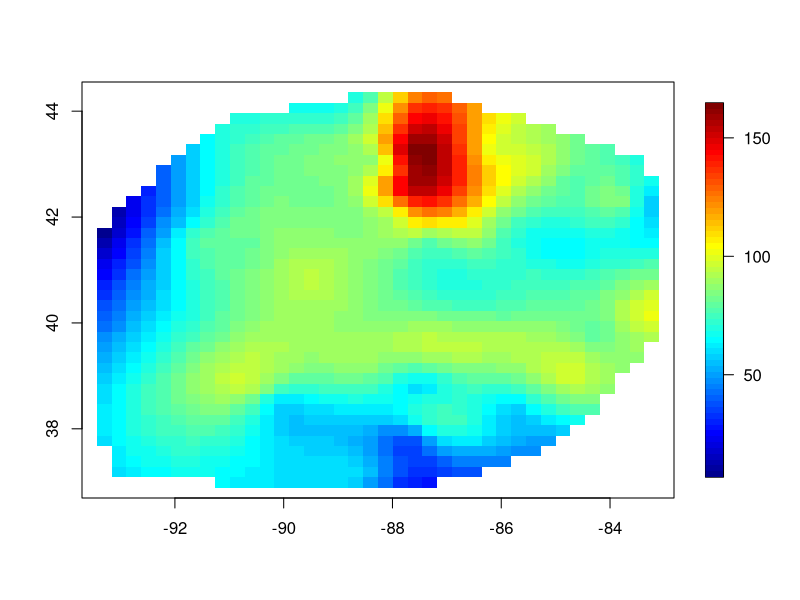
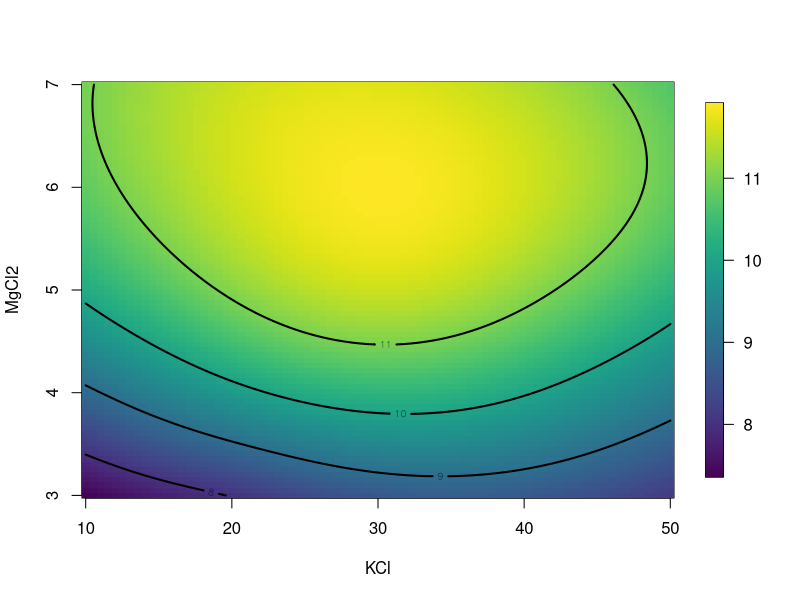
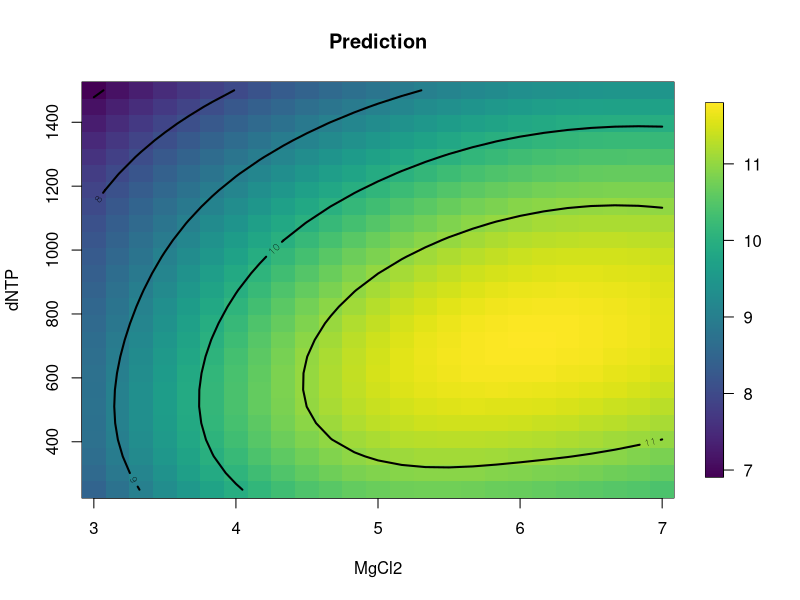
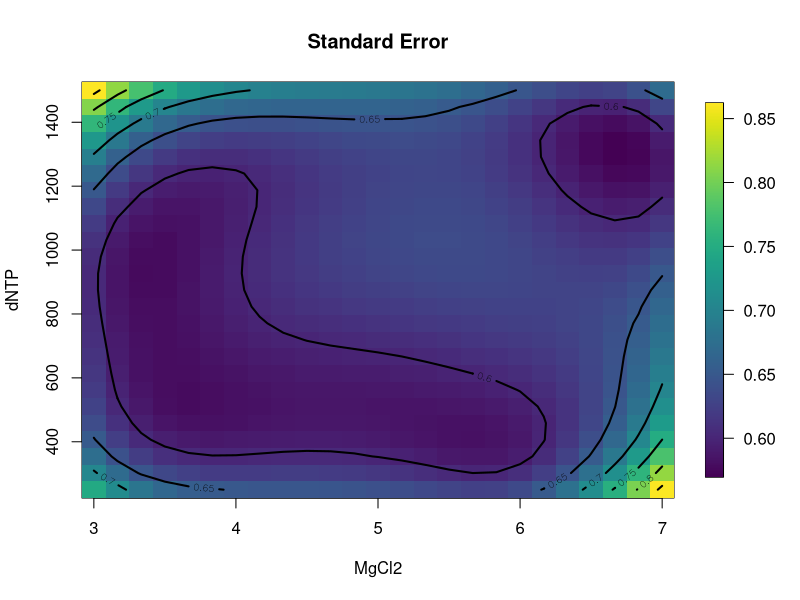
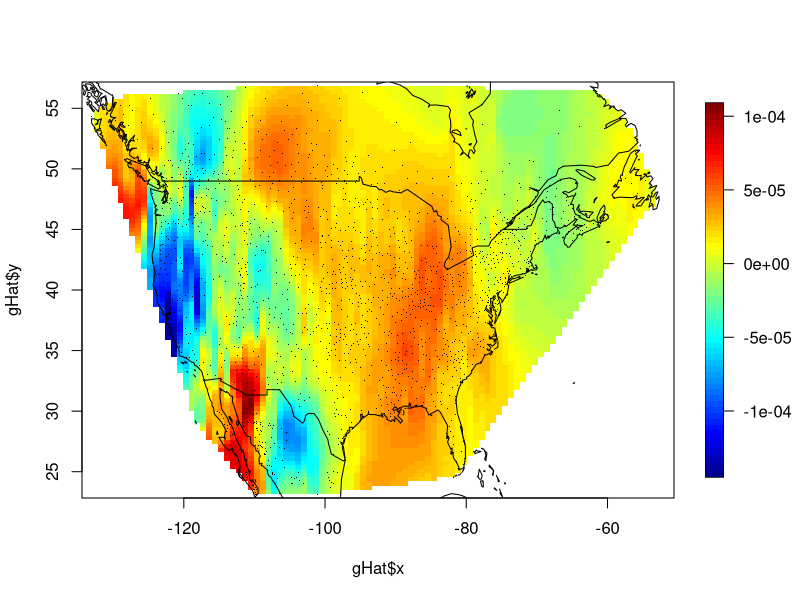

The R script that drew these images, in order:
## ---- chunk 1
knitr::opts_chunk$set(
  collapse = TRUE,
  comment = "#>",
  fig.width = 7, 
  fig.height = 5
)
## ---- chunk 2
library(fields)
## ---- chunk 3
data(ozone2)

x <- ozone2$lon.lat
y <- ozone2$y[16, ]

obj <- Tps(x, y)
# obj<- spatialProcess(x,y) # or try the alternative model:

fit <- predictSurface(obj, nx = 40, ny = 40)
str(fit)
imagePlot(fit)

# predicting a 2d surface holding other variables fixed.
fit <- Tps(BD[, 1:4], BD$lnya) # fit surface to data

# evaluate fitted surface for  first two
# variables holding other two fixed at median values

out.p <- predictSurface(fit)
surface(out.p, type = "C")

# plot surface for second and fourth variables
# on specific grid.
glist <- list(
  KCL = 29.77, MgCl2 = seq(3, 7, , 25), KPO4 = 32.13,
  dNTP = seq(250, 1500, length.out = 25)
)

out.p <- predictSurface(fit, glist)
surface(out.p, type = "C"); title("Prediction")

out.p <- predictSurfaceSE(fit, glist)
surface(out.p, type = "C"); title("Standard Error")
## ---- chunk 4
## Not run:
data(NorthAmericanRainfall)

x <- cbind(
  NorthAmericanRainfall$longitude,
  NorthAmericanRainfall$latitude
)
y <- log10(NorthAmericanRainfall$precip)

mKrigObject <- mKrig(x, log10(y),
  lambda = .024,
  cov.args = list(
    aRange = 5.87,
    Covariance = "Matern",
    smoothness = 1.0
  ),
  sigma2 = .157
)
gridList <- list(
  x = seq(-134, -51, length.out = 100),
  y = seq(23, 57, length.out = 100)
)

# exact prediction
system.time(
  gHat <- predictSurface(mKrigObject, gridList)
)

# aproximate
system.time(
  gHat1 <- predictSurface(mKrigObject, gridList,
    fast = TRUE
  )
)

# don't worry about the warning ...
# just indicates some observation locations are located
# in the same grid box.

# approximation error omitting the NAs from outside the convex hull
stats(log10(abs(c(gHat$z - gHat1$z))))

image.plot(gHat$x, gHat$y, (gHat$z - gHat1$z))
points(x, pch = ".", cex = .5)
world(add = TRUE)
